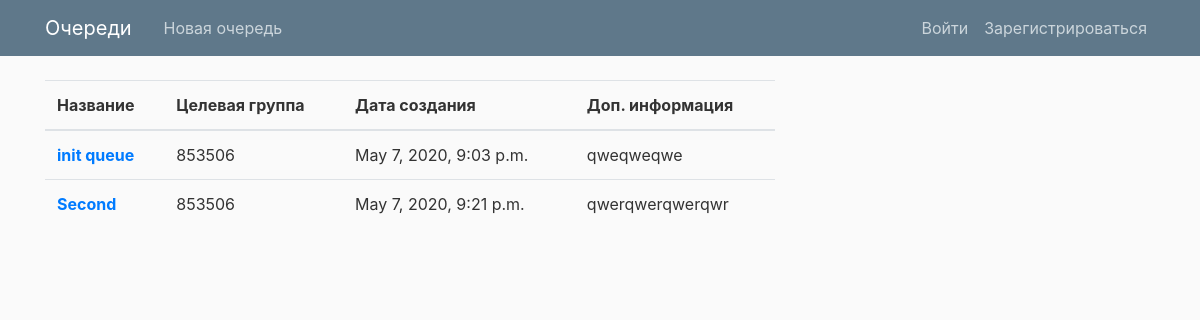
/lab_queue/, run on an earlier commit of the app's database.
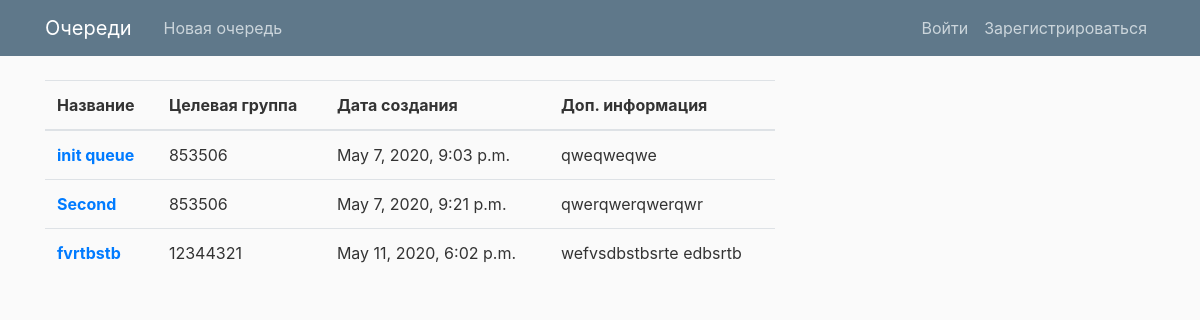
And on a later commit of the database.
### vl/apps/lab_queue/models.py (models this page shows, shortened)
class Queue(models.Model):
    queue_id = models.AutoField(primary_key=True)
    queue_title = models.CharField('название очереди', max_length = 100)
    queue_group = models.IntegerField('номер группы')
    queue_info = models.TextField('дополнительная информация')
    queue_create_date = models.DateTimeField('дата создания', auto_now_add = True, blank = True)
    class Meta:
        verbose_name = 'Queue'
        verbose_name_plural = 'Queues'

### vl/apps/lab_queue/views.py (the view)
# urls.py: path('', lab_queue_views.index, name = 'index'),
def index(request):
    overall_list = Queue.objects.order_by('queue_create_date')
    return render(request, 'lab_queue/mainlist.html', { 'overall_list' : overall_list })

### vl/templates/lab_queue/mainlist.html (shortened to what this page needs)
{% extends 'base.html' %}
{% block content %}
    {% if overall_list %}
            <table class="table">
                <thead>
                  <tr>
                    <th scope="col">Название</th>
                    <th scope="col">Целевая группа</th>
                    <th scope="col">Дата создания</th>
                    <th scope="col">Доп. информация</th>
                  </tr>
                </thead>
                <tbody>
                    {% for item in overall_list %}
                        <tr>
                            <th scope="row"><a href="{% url 'lab_queue:detail' item.queue_id%}">{{item.queue_title}}</a><br></th>
                            <td>{{item.queue_group}}</td>
                            <td>{{item.queue_create_date}}</td>
                            <td>{{item.queue_info}}</td>
                        </tr>
                    {% endfor %}
                </tbody>
            </table>
    {% else %}
        В данный момент очередей нет
    {% endif %}
{% endblock %}

What changed in the data, as far as the page shows it:
added Queue: queue_title "fvrtbstb", queue_group "12344321", queue_create_date "May 11, 2020, 6:02 p.m.", queue_info "wefvsdbstbsrte edbsrtb"
